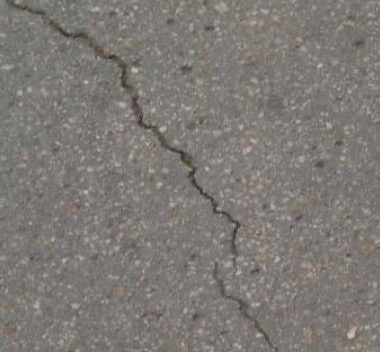
#> input picture road_defection.png, 380 x 352 px
$ python dadasdaaa.py
#> lines starting #> are read from the running program, lines starting #| are printed output that depends on the picture
#> further down, image is the input picture: shape (352, 380, 3); mean B, G, R 116.5, 121.1, 125.3
import cv2
import numpy as np

def line_detection(image):  # 直线检测
    gray = cv2.cvtColor(image, cv2.COLOR_BGR2GRAY)
    edges = cv2.Canny(gray, 50, 150, apertureSize=3)  # apertureSize是sobel算子窗口大小
    lines = cv2.HoughLines(edges, 1, np.pi / 180, 200)  # 指定步长为1的半径和步长为π/180的角来搜索所有可能的直线
    """
    oughLines(image, rho, theta, threshold, lines=None, srn=None, stn=None, min_theta=None, max_theta=None)
第一个参数image：是canny边缘检测后的图像

第二个参数rho和第三个参数theta：对应直线搜索的步长。在本例中，函数将通过步长为1的半径和步长为π/180的角来搜索所有可能的直线。

最后一个参数threshold：是经过某一点曲线的数量的阈值，超过这个阈值，就表示这个交点所代表的参数对(rho, theta)在原图像中为一条直线

    """

    for line in lines:
        #  print(type(lines))
        rho, theta = line[0]  # 获取极值ρ长度和θ角度
        a = np.cos(theta)
        b = np.sin(theta)
        x0 = a * rho  # 获取x轴值
        y0 = b * rho
        x1 = int(x0 + 1000 * (-b))  # 获取这条直线最大值点x1
        y1 = int(y0 + 1000 * (a))
        x2 = int(x0 - 1000 * (-b))
        y2 = int(y0 - 1000 * (a))  # 获取这条直线最小值点y2　　其中*1000是内部规则
        cv2.line(image, (x1, y1), (x2, y2), (0, 0, 255), 2)  # 划线
    cv2.imshow("image-lines", image)
    cv2.waitKey()
    cv2.destroyAllWindows()


def line_detect_possible_demo(image):  # 检测出可能的线段
    gray = cv2.cvtColor(image, cv2.COLOR_BGR2GRAY)
    edges = cv2.Canny(gray, 6, 150, apertureSize=3)
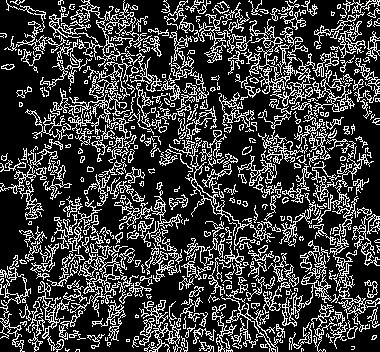
#> edges: shape (352, 380); 24% white in thin lines or dots
    lines = cv2.HoughLinesP(edges, 1, np.pi / 180, 200, minLineLength=200, maxLineGap=10)
#> lines = None
    """
HoughLinesP概率霍夫变换（是加强版）使用简单，效果更好，检测图像中分段的直线（而不是贯穿整个图像的直线)
第一个参数是需要处理的原图像，该图像必须为cannay边缘检测后的图像；

第二和第三参数：步长为1的半径和步长为π/180的角来搜索所有可能的直线

第四个参数是阈值，概念同霍夫变换

第五个参数：minLineLength-线的最短长度，比这个线短的都会被忽略。

第六个参数：maxLineGap-两条线之间的最大间隔，如果小于此值，这两条线就会被看成一条线
    """
    for line in lines:
        #   print(type(line))
        x1, y1, x2, y2 = line[0]
        cv2.line(image, (x1, y1), (x2, y2), (0, 0, 255), 2)
#> this loop made 0 passes
    cv2.imshow("line_detect_possible_demo", image)
    cv2.waitKey()
    cv2.destroyAllWindows()

#---------------------------------------------------------This is a split line--
image = cv2.imread("road_defection.png")
#> (the run stopped early here; a loop or call above may not have finished)
